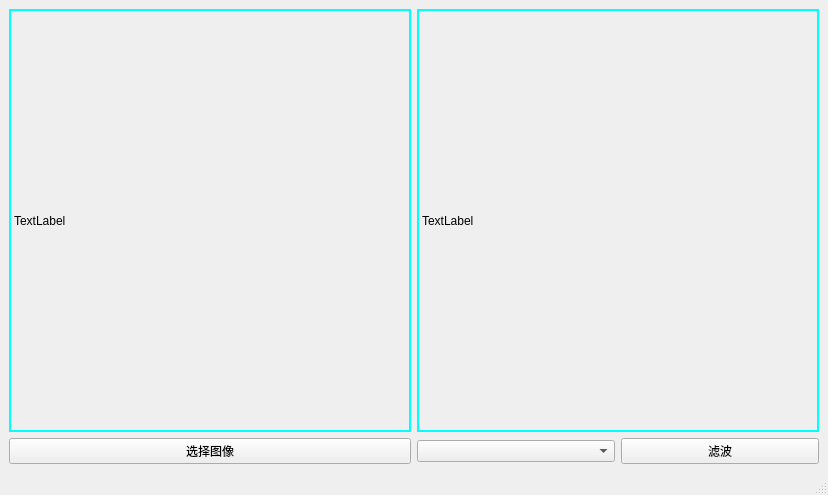
<?xml version="1.0" encoding="UTF-8"?>
<ui version="4.0">
 <class>MainWindow_3</class>
 <widget class="QMainWindow" name="MainWindow_3">
  <property name="geometry">
   <rect>
    <x>0</x>
    <y>0</y>
    <width>828</width>
    <height>495</height>
   </rect>
  </property>
  <property name="windowTitle">
   <string>滤波</string>
  </property>
  <widget class="QWidget" name="centralwidget">
   <layout class="QHBoxLayout" name="horizontalLayout_2">
    <item>
     <layout class="QVBoxLayout" name="verticalLayout">
      <item>
       <widget class="QLabel" name="label">
        <property name="minimumSize">
         <size>
          <width>400</width>
          <height>400</height>
         </size>
        </property>
        <property name="styleSheet">
         <string notr="true">border-width: 2px;
border-style: solid;
border-color: rgb(0, 255, 255);</string>
        </property>
        <property name="text">
         <string>TextLabel</string>
        </property>
       </widget>
      </item>
      <item>
       <widget class="QPushButton" name="pushButton">
        <property name="text">
         <string>选择图像</string>
        </property>
       </widget>
      </item>
     </layout>
    </item>
    <item>
     <layout class="QVBoxLayout" name="verticalLayout_2">
      <item>
       <widget class="QLabel" name="label_2">
        <property name="minimumSize">
         <size>
          <width>400</width>
          <height>400</height>
         </size>
        </property>
        <property name="styleSheet">
         <string notr="true">border-width: 2px;
border-style: solid;
border-color: rgb(0, 255, 255);</string>
        </property>
        <property name="text">
         <string>TextLabel</string>
        </property>
       </widget>
      </item>
      <item>
       <layout class="QHBoxLayout" name="horizontalLayout">
        <item>
         <widget class="QComboBox" name="comboBox"/>
        </item>
        <item>
         <widget class="QPushButton" name="pushButton_2">
          <property name="text">
           <string>滤波</string>
          </property>
         </widget>
        </item>
       </layout>
      </item>
     </layout>
    </item>
   </layout>
  </widget>
  <widget class="QMenuBar" name="menubar">
   <property name="geometry">
    <rect>
     <x>0</x>
     <y>0</y>
     <width>828</width>
     <height>21</height>
    </rect>
   </property>
  </widget>
  <widget class="QStatusBar" name="statusbar"/>
 </widget>
 <resources/>
 <connections/>
</ui>
